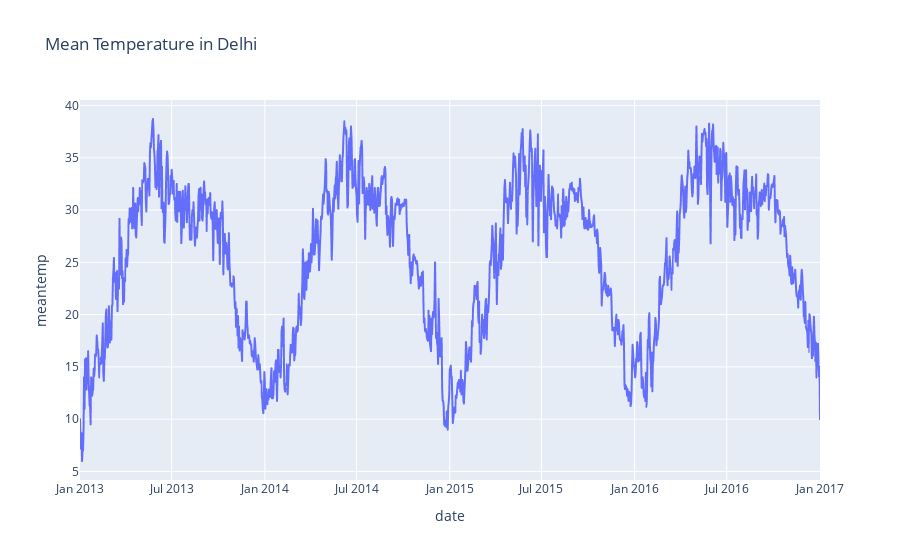

Write notebook code for a chart like this one.
### Markdown cell above
VISUALIZATION

### Code cell
fg = px.line(df, x="date", y="meantemp", title="Mean Temperature in New Delhi")
fg.show()

### Figure 1 — Plotly figure (JSON) as saved in the notebook; plotly's stock layout.template omitted (floating-point values rounded to 4 significant figures; data arrays with more than 128 entries replaced by an {"elided": "..."} marker saying what was removed)
{"data": [{"hovertemplate": "date=%{x}<br>meantemp=%{y}<extra></extra>", "legendgroup": "", "line": {"color": "#636efa", "dash": "solid"}, "marker": {"symbol": "circle"}, "mode": "lines", "name": "", "showlegend": false, "type": "scattergl", "x": {"elided": "1462 str values"}, "xaxis": "x", "y": {"elided": "1462 float values"}, "yaxis": "y"}], "layout": {"legend": {"tracegroupgap": 0}, "title": {"text": "Mean Temperature in Delhi"}, "xaxis": {"anchor": "y", "domain": [0, 1], "title": {"text": "date"}}, "yaxis": {"anchor": "x", "domain": [0, 1], "title": {"text": "meantemp"}}}}
